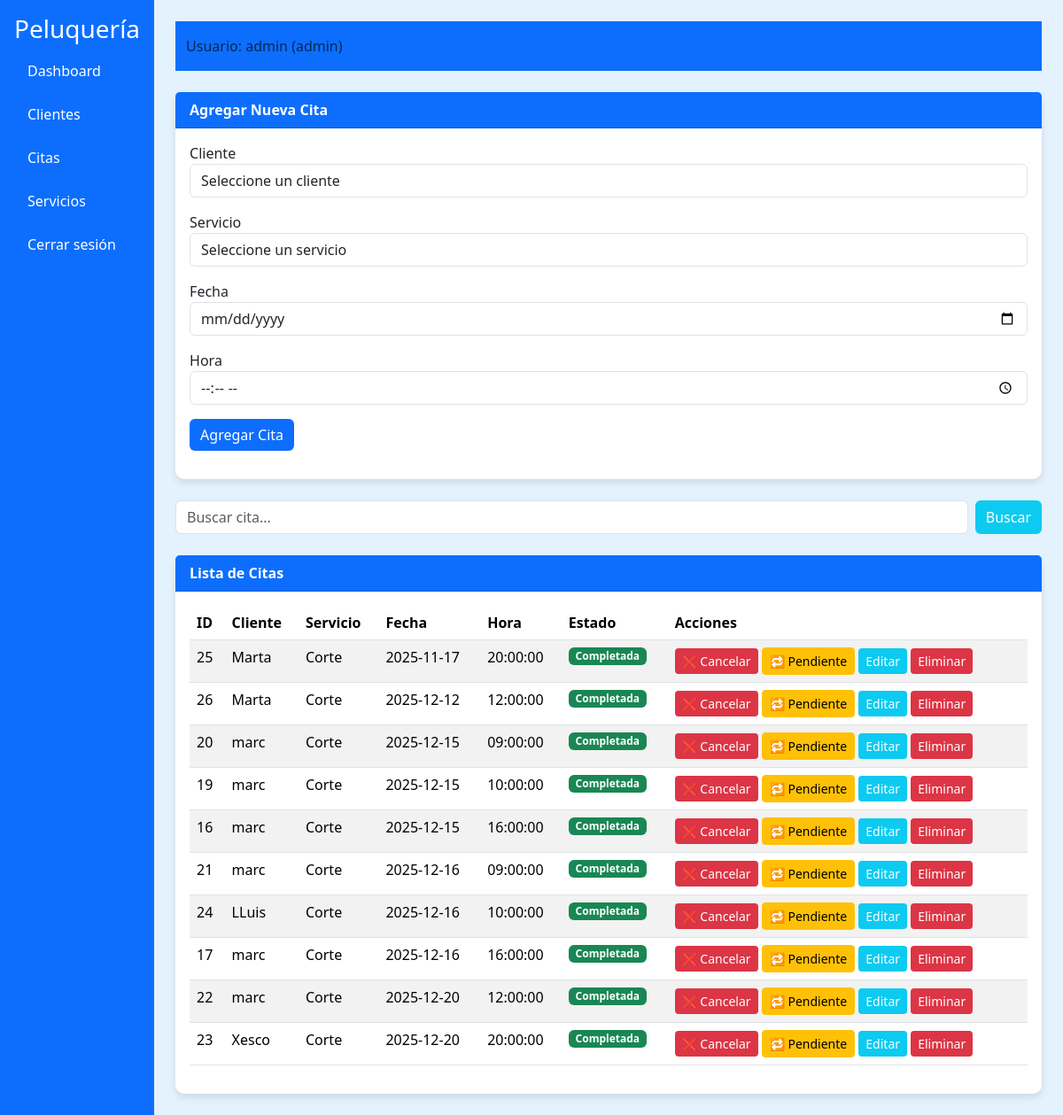
The page /views/citas.php (signed in) on the database its author committed.
### tables this page shows
CREATE TABLE `citas` (
  `id` int(11) NOT NULL,
  `id_cliente` int(11) DEFAULT NULL,
  `id_servicio` int(11) DEFAULT NULL,
  `fecha` date DEFAULT NULL,
  `hora` time DEFAULT NULL,
  `estado` varchar(50) NOT NULL DEFAULT 'Pendiente'
);

CREATE TABLE `usuarios` (
  `id` int(11) NOT NULL,
  `nombre` varchar(100) DEFAULT NULL,
  `apellidos` varchar(100) DEFAULT NULL,
  `usuario` varchar(50) NOT NULL,
  `password` varchar(255) NOT NULL,
  `rol` varchar(20) NOT NULL
);

CREATE TABLE `servicios` (
  `id` int(11) NOT NULL,
  `nombre_servicio` varchar(100) DEFAULT NULL,
  `duracion` int(11) DEFAULT NULL,
  `precio` decimal(10,2) DEFAULT NULL
);

### views/citas.php (the view, shortened to what this page needs)
<?php
include __DIR__ . '/../includes/header.php';
$db = new Database();
$conn = $db->connect();
$busqueda = "";
if (isset($_GET['buscar'])) {
    $busqueda = $_GET['buscar'];
    $sql = "
        SELECT citas.id, usuarios.nombre AS cliente, usuarios.apellidos AS apellidos,
               servicios.nombre_servicio AS servicio, citas.fecha, citas.hora, citas.estado
        FROM citas
        INNER JOIN usuarios ON citas.id_cliente = usuarios.id
        INNER JOIN servicios ON citas.id_servicio = servicios.id
        WHERE (usuarios.nombre LIKE ? OR usuarios.apellidos LIKE ? OR servicios.nombre_servicio LIKE ? OR citas.fecha LIKE ? OR citas.hora LIKE ?)
        ORDER BY citas.fecha ASC, citas.hora ASC
    ";
    $like = "%$busqueda%";
    $stmt = $conn->prepare($sql);
    $stmt->bind_param("sssss", $like, $like, $like, $like, $like);
    $stmt->execute();
    $resultado = $stmt->get_result();
} else {
    $resultado = $conn->query("
        SELECT citas.id, usuarios.nombre AS cliente, usuarios.apellidos AS apellidos,
               servicios.nombre_servicio AS servicio, citas.fecha, citas.hora, citas.estado
        FROM citas
        INNER JOIN usuarios ON citas.id_cliente = usuarios.id
        INNER JOIN servicios ON citas.id_servicio = servicios.id
        ORDER BY citas.fecha ASC, citas.hora ASC
    ");
}
?>
<!DOCTYPE html>
<html lang="es">
<head>
<link href="https://cdn.jsdelivr.net/npm/bootstrap@5.3.2/dist/css/bootstrap.min.css" rel="stylesheet">
</head>
<body>
<div class="d-flex">
    <div class="sidebar p-3">
        <h3>Peluquería</h3>
        <a href="dashboard.php">Dashboard</a>
        <a href="clientes.php">Clientes</a>
        <a href="citas.php">Citas</a>
        <a href="servicios.php">Servicios</a>
        <a href="logout.php">Cerrar sesión</a>
    </div>
    <div class="flex-grow-1 p-4">
        <nav class="navbar mb-4">
            <div class="container-fluid">
                <span class="navbar-text">Usuario: <?php echo $_SESSION['usuario']; ?> (<?php echo $_SESSION['rol']; ?>)</span>
            </div>
        </nav>
        <div class="card mb-4">
            <div class="card-header">Agregar Nueva Cita</div>
            <div class="card-body">
                <form method="POST">
                    <div class="mb-3">
                        <label>Cliente</label>
                        <select class="form-control" name="id_cliente" required>
                            <option value="">Seleccione un cliente</option>
                        </select>
                    </div>
                    <div class="mb-3">
                        <label>Servicio</label>
                        <select class="form-control" name="id_servicio" required>
                            <option value="">Seleccione un servicio</option>
                        </select>
                    </div>
                    <div class="mb-3">
                        <label>Fecha</label>
                        <input type="date" class="form-control" name="fecha" required>
                    </div>
                    <div class="mb-3">
                        <label>Hora</label>
                        <input type="time" class="form-control" name="hora" required>
                    </div>
                    <button type="submit" name="agregar" class="btn btn-primary">Agregar Cita</button>
                </form>
            </div>
        </div>
        <div class="mb-4">
            <form method="GET" class="d-flex">
                <input type="text" name="buscar" class="form-control me-2" placeholder="Buscar cita..." value="<?php echo htmlspecialchars($busqueda); ?>">
                <button type="submit" class="btn btn-info">Buscar</button>
            </form>
        </div>
        <div class="card">
            <div class="card-header">Lista de Citas</div>
            <div class="card-body">
                <table class="table table-striped">
                  <thead>
                    <tr>
                        <th>ID</th>
                        <th>Cliente</th>
                        <th>Servicio</th>
                        <th>Fecha</th>
                        <th>Hora</th>
                        <th>Estado</th>
                        <th>Acciones</th>
                    </tr>
                  </thead>
                    <tbody>
                        <?php while($row = $resultado->fetch_assoc()): ?>
    <tr>
        <td><?php echo $row['id']; ?></td>
        <td><?php echo $row['cliente']; ?></td>
        <td><?php echo $row['servicio']; ?></td>
        <td><?php echo $row['fecha']; ?></td>
        <td><?php echo $row['hora']; ?></td>
        <td>
           <span class="badge
    <?php
        $estado = strtolower(trim($row['estado']));
        echo ($estado === 'completada') ? 'bg-success' :
             (($estado === 'cancelada') ? 'bg-danger' : 'bg-warning');
    ?>">
    <?php echo ucfirst($estado); ?>
</span>
        </td>
        <td>
            <?php if ($row['estado'] != 'Cancelada'): ?>
                <a href="citas.php?accion=cancelar&id=<?php echo $row['id']; ?>" class="btn btn-danger btn-sm">❌ Cancelar</a>
            <?php endif; ?>
            <?php if ($row['estado'] != 'Pendiente'): ?>
                <a href="citas.php?accion=pendiente&id=<?php echo $row['id']; ?>" class="btn btn-warning btn-sm">🔁 Pendiente</a>
            <?php endif; ?>
            <a href="citas.php?edit_id=<?php echo $row['id']; ?>" class="btn btn-info btn-sm">Editar</a>
            <a href="citas.php?delete_id=<?php echo $row['id']; ?>" class="btn btn-danger btn-sm" onclick="return confirm('¿Seguro que deseas eliminar esta cita?');">Eliminar</a>
        </td>
    </tr>
<?php endwhile; ?>
                    </tbody>
                </table>
            </div>
        </div>
    </div>
</div>
</body>
</html>

### includes/header.php (shortened to what this page needs)
<link href="https://cdn.jsdelivr.net/npm/bootstrap@5.3.2/dist/css/bootstrap.min.css" rel="stylesheet">

### includes/header.php (style rules this page uses)
body { background-color: #e3f2fd; }
.navbar { background-color: #0d6efd !important; }
.sidebar { background-color: #0d6efd; min-height: 100vh; color: white; padding-top: 20px; }
.sidebar a { color: white; display: block; padding: 10px 15px; margin: 5px 0; text-decoration: none; border-radius: 5px; }
.card { border: none; border-radius: 10px; box-shadow: 0 4px 8px rgba(0,0,0,0.1); }
.card-header { background-color: #0d6efd; color: white; font-weight: bold; }
.btn-primary { background-color: #0d6efd; border: none; }
.btn-info { background-color: #0dcaf0; color: white; border: none; }
.table thead { background-color: #0d6efd; color: white; }

### views/citas.php (style rules this page uses)
body { background-color: #e3f2fd; }
.navbar { background-color: #0d6efd !important; }
.sidebar { background-color: #0d6efd; min-height: 100vh; color: white; padding-top: 20px; }
.sidebar a { color: white; display: block; padding: 10px 15px; margin: 5px 0; text-decoration: none; border-radius: 5px; }
.card { border: none; border-radius: 10px; box-shadow: 0 4px 8px rgba(0,0,0,0.1); }
.card-header { background-color: #0d6efd; color: white; font-weight: bold; }
.btn-primary { background-color: #0d6efd; border: none; }
.btn-info { background-color: #0dcaf0; color: white; border: none; }
.btn-danger { background-color: #dc3545; border: none; color: white; }
.table thead { background-color: #0d6efd; color: white; }

### rows shown on the page
citas: id "25", id_cliente.nombre "Marta", id_servicio.nombre_servicio "Corte", fecha "2025-11-17", hora "20:00:00", estado "Completada"
citas: id "26", id_cliente.nombre "Marta", id_servicio.nombre_servicio "Corte", fecha "2025-12-12", hora "12:00:00", estado "Completada"
citas: id "20", id_cliente.nombre "marc", id_servicio.nombre_servicio "Corte", fecha "2025-12-15", hora "09:00:00", estado "Completada"
citas: id "19", id_cliente.nombre "marc", id_servicio.nombre_servicio "Corte", fecha "2025-12-15", hora "10:00:00", estado "Completada"
citas: id "16", id_cliente.nombre "marc", id_servicio.nombre_servicio "Corte", fecha "2025-12-15", hora "16:00:00", estado "Completada"
citas: id "21", id_cliente.nombre "marc", id_servicio.nombre_servicio "Corte", fecha "2025-12-16", hora "09:00:00", estado "Completada"
citas: id "24", id_cliente.nombre "LLuis", id_servicio.nombre_servicio "Corte", fecha "2025-12-16", hora "10:00:00", estado "Completada"
citas: id "17", id_cliente.nombre "marc", id_servicio.nombre_servicio "Corte", fecha "2025-12-16", hora "16:00:00", estado "Completada"
citas: id "22", id_cliente.nombre "marc", id_servicio.nombre_servicio "Corte", fecha "2025-12-20", hora "12:00:00", estado "Completada"
citas: id "23", id_cliente.nombre "Xesco", id_servicio.nombre_servicio "Corte", fecha "2025-12-20", hora "20:00:00", estado "Completada"

### other values the page prints
$_SESSION['usuario'] "admin"
$_SESSION['rol'] "admin"
